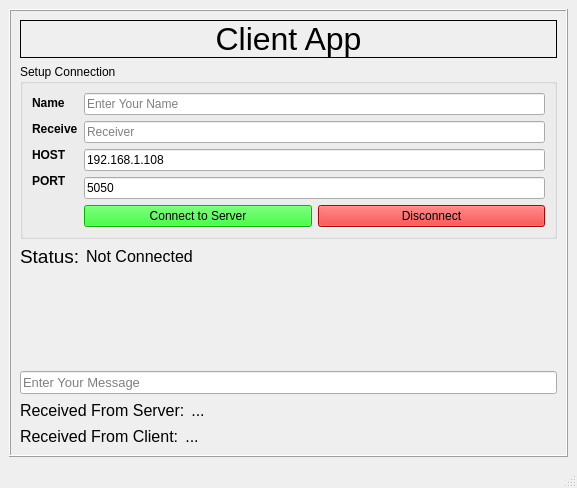
<?xml version="1.0" encoding="UTF-8"?>
<ui version="4.0">
 <class>MainWindow</class>
 <widget class="QMainWindow" name="MainWindow">
  <property name="geometry">
   <rect>
    <x>0</x>
    <y>0</y>
    <width>577</width>
    <height>488</height>
   </rect>
  </property>
  <property name="windowTitle">
   <string>Client App</string>
  </property>
  <widget class="QWidget" name="centralwidget">
   <layout class="QGridLayout" name="gridLayout_2">
    <item row="1" column="0">
     <widget class="QFrame" name="frame">
      <property name="frameShape">
       <enum>QFrame::Box</enum>
      </property>
      <property name="frameShadow">
       <enum>QFrame::Raised</enum>
      </property>
      <layout class="QGridLayout" name="gridLayout_4">
       <item row="0" column="0">
        <layout class="QGridLayout" name="gridLayout">
         <item row="0" column="0">
          <layout class="QVBoxLayout" name="verticalLayout">
           <item>
            <widget class="QLabel" name="title_label">
             <property name="font">
              <font>
               <pointsize>24</pointsize>
              </font>
             </property>
             <property name="frameShape">
              <enum>QFrame::Box</enum>
             </property>
             <property name="frameShadow">
              <enum>QFrame::Plain</enum>
             </property>
             <property name="text">
              <string>Client App</string>
             </property>
             <property name="alignment">
              <set>Qt::AlignCenter</set>
             </property>
            </widget>
           </item>
           <item>
            <layout class="QHBoxLayout" name="horizontalLayout_6">
             <item>
              <layout class="QHBoxLayout" name="horizontalLayout_7"/>
             </item>
            </layout>
           </item>
           <item>
            <widget class="QGroupBox" name="groupBox">
             <property name="title">
              <string>Setup Connection</string>
             </property>
             <layout class="QGridLayout" name="gridLayout_3">
              <item row="0" column="0">
               <layout class="QHBoxLayout" name="horizontalLayout_3">
                <item>
                 <layout class="QVBoxLayout" name="verticalLayout_3">
                  <item>
                   <layout class="QVBoxLayout" name="verticalLayout_4">
                    <item>
                     <widget class="QLabel" name="label">
                      <property name="font">
                       <font>
                        <weight>75</weight>
                        <bold>true</bold>
                       </font>
                      </property>
                      <property name="text">
                       <string>Name</string>
                      </property>
                     </widget>
                    </item>
                    <item>
                     <widget class="QLabel" name="label_6">
                      <property name="font">
                       <font>
                        <weight>75</weight>
                        <bold>true</bold>
                       </font>
                      </property>
                      <property name="text">
                       <string>Receive</string>
                      </property>
                     </widget>
                    </item>
                    <item>
                     <widget class="QLabel" name="label_3">
                      <property name="font">
                       <font>
                        <weight>75</weight>
                        <bold>true</bold>
                       </font>
                      </property>
                      <property name="text">
                       <string>HOST</string>
                      </property>
                     </widget>
                    </item>
                    <item>
                     <widget class="QLabel" name="label_4">
                      <property name="font">
                       <font>
                        <weight>75</weight>
                        <bold>true</bold>
                       </font>
                      </property>
                      <property name="text">
                       <string>PORT</string>
                      </property>
                     </widget>
                    </item>
                   </layout>
                  </item>
                  <item>
                   <spacer name="verticalSpacer_3">
                    <property name="orientation">
                     <enum>Qt::Vertical</enum>
                    </property>
                    <property name="sizeType">
                     <enum>QSizePolicy::Maximum</enum>
                    </property>
                    <property name="sizeHint" stdset="0">
                     <size>
                      <width>20</width>
                      <height>36</height>
                     </size>
                    </property>
                   </spacer>
                  </item>
                 </layout>
                </item>
                <item>
                 <layout class="QVBoxLayout" name="verticalLayout_5">
                  <item>
                   <widget class="QLineEdit" name="client_name_text">
                    <property name="placeholderText">
                     <string>Enter Your Name</string>
                    </property>
                   </widget>
                  </item>
                  <item>
                   <widget class="QLineEdit" name="receive_name_text">
                    <property name="text">
                     <string/>
                    </property>
                    <property name="placeholderText">
                     <string>Receiver</string>
                    </property>
                   </widget>
                  </item>
                  <item>
                   <widget class="QLineEdit" name="host">
                    <property name="text">
                     <string>192.168.1.108</string>
                    </property>
                    <property name="placeholderText">
                     <string>HOST ADDRESS</string>
                    </property>
                   </widget>
                  </item>
                  <item>
                   <widget class="QLineEdit" name="port">
                    <property name="text">
                     <string>5050</string>
                    </property>
                    <property name="placeholderText">
                     <string>PORT NUMBER</string>
                    </property>
                   </widget>
                  </item>
                  <item>
                   <layout class="QHBoxLayout" name="horizontalLayout_4">
                    <item>
                     <widget class="QPushButton" name="connect_btn">
                      <property name="styleSheet">
                       <string notr="true">background-color: rgb(0, 255, 0);</string>
                      </property>
                      <property name="text">
                       <string>Connect to Server</string>
                      </property>
                     </widget>
                    </item>
                    <item>
                     <widget class="QPushButton" name="disconnect_btn">
                      <property name="palette">
                       <palette>
                        <active>
                         <colorrole role="WindowText">
                          <brush brushstyle="SolidPattern">
                           <color alpha="255">
                            <red>0</red>
                            <green>0</green>
                            <blue>0</blue>
                           </color>
                          </brush>
                         </colorrole>
                         <colorrole role="Button">
                          <brush brushstyle="SolidPattern">
                           <color alpha="255">
                            <red>255</red>
                            <green>0</green>
                            <blue>0</blue>
                           </color>
                          </brush>
                         </colorrole>
                         <colorrole role="Light">
                          <brush brushstyle="SolidPattern">
                           <color alpha="255">
                            <red>255</red>
                            <green>127</green>
                            <blue>127</blue>
                           </color>
                          </brush>
                         </colorrole>
                         <colorrole role="Midlight">
                          <brush brushstyle="SolidPattern">
                           <color alpha="255">
                            <red>255</red>
                            <green>63</green>
                            <blue>63</blue>
                           </color>
                          </brush>
                         </colorrole>
                         <colorrole role="Dark">
                          <brush brushstyle="SolidPattern">
                           <color alpha="255">
                            <red>127</red>
                            <green>0</green>
                            <blue>0</blue>
                           </color>
                          </brush>
                         </colorrole>
                         <colorrole role="Mid">
                          <brush brushstyle="SolidPattern">
                           <color alpha="255">
                            <red>170</red>
                            <green>0</green>
                            <blue>0</blue>
                           </color>
                          </brush>
                         </colorrole>
                         <colorrole role="Text">
                          <brush brushstyle="SolidPattern">
                           <color alpha="255">
                            <red>0</red>
                            <green>0</green>
                            <blue>0</blue>
                           </color>
                          </brush>
                         </colorrole>
                         <colorrole role="BrightText">
                          <brush brushstyle="SolidPattern">
                           <color alpha="255">
                            <red>255</red>
                            <green>255</green>
                            <blue>255</blue>
                           </color>
                          </brush>
                         </colorrole>
                         <colorrole role="ButtonText">
                          <brush brushstyle="SolidPattern">
                           <color alpha="255">
                            <red>0</red>
                            <green>0</green>
                            <blue>0</blue>
                           </color>
                          </brush>
                         </colorrole>
                         <colorrole role="Base">
                          <brush brushstyle="SolidPattern">
                           <color alpha="255">
                            <red>255</red>
                            <green>0</green>
                            <blue>0</blue>
                           </color>
                          </brush>
                         </colorrole>
                         <colorrole role="Window">
                          <brush brushstyle="SolidPattern">
                           <color alpha="255">
                            <red>255</red>
                            <green>0</green>
                            <blue>0</blue>
                           </color>
                          </brush>
                         </colorrole>
                         <colorrole role="Shadow">
                          <brush brushstyle="SolidPattern">
                           <color alpha="255">
                            <red>0</red>
                            <green>0</green>
                            <blue>0</blue>
                           </color>
                          </brush>
                         </colorrole>
                         <colorrole role="AlternateBase">
                          <brush brushstyle="SolidPattern">
                           <color alpha="255">
                            <red>255</red>
                            <green>127</green>
                            <blue>127</blue>
                           </color>
                          </brush>
                         </colorrole>
                         <colorrole role="ToolTipBase">
                          <brush brushstyle="SolidPattern">
                           <color alpha="255">
                            <red>255</red>
                            <green>255</green>
                            <blue>220</blue>
                           </color>
                          </brush>
                         </colorrole>
                         <colorrole role="ToolTipText">
                          <brush brushstyle="SolidPattern">
                           <color alpha="255">
                            <red>0</red>
                            <green>0</green>
                            <blue>0</blue>
                           </color>
                          </brush>
                         </colorrole>
                        </active>
                        <inactive>
                         <colorrole role="WindowText">
                          <brush brushstyle="SolidPattern">
                           <color alpha="255">
                            <red>0</red>
                            <green>0</green>
                            <blue>0</blue>
                           </color>
                          </brush>
                         </colorrole>
                         <colorrole role="Button">
                          <brush brushstyle="SolidPattern">
                           <color alpha="255">
                            <red>255</red>
                            <green>0</green>
                            <blue>0</blue>
                           </color>
                          </brush>
                         </colorrole>
                         <colorrole role="Light">
                          <brush brushstyle="SolidPattern">
                           <color alpha="255">
                            <red>255</red>
                            <green>127</green>
                            <blue>127</blue>
                           </color>
                          </brush>
                         </colorrole>
                         <colorrole role="Midlight">
                          <brush brushstyle="SolidPattern">
                           <color alpha="255">
                            <red>255</red>
                            <green>63</green>
                            <blue>63</blue>
                           </color>
                          </brush>
                         </colorrole>
                         <colorrole role="Dark">
                          <brush brushstyle="SolidPattern">
                           <color alpha="255">
                            <red>127</red>
                            <green>0</green>
                            <blue>0</blue>
                           </color>
                          </brush>
                         </colorrole>
                         <colorrole role="Mid">
                          <brush brushstyle="SolidPattern">
                           <color alpha="255">
                            <red>170</red>
                            <green>0</green>
                            <blue>0</blue>
                           </color>
                          </brush>
                         </colorrole>
                         <colorrole role="Text">
                          <brush brushstyle="SolidPattern">
                           <color alpha="255">
                            <red>0</red>
                            <green>0</green>
                            <blue>0</blue>
                           </color>
                          </brush>
                         </colorrole>
                         <colorrole role="BrightText">
                          <brush brushstyle="SolidPattern">
                           <color alpha="255">
                            <red>255</red>
                            <green>255</green>
                            <blue>255</blue>
                           </color>
                          </brush>
                         </colorrole>
                         <colorrole role="ButtonText">
                          <brush brushstyle="SolidPattern">
                           <color alpha="255">
                            <red>0</red>
                            <green>0</green>
                            <blue>0</blue>
                           </color>
                          </brush>
                         </colorrole>
                         <colorrole role="Base">
                          <brush brushstyle="SolidPattern">
                           <color alpha="255">
                            <red>255</red>
                            <green>0</green>
                            <blue>0</blue>
                           </color>
                          </brush>
                         </colorrole>
                         <colorrole role="Window">
                          <brush brushstyle="SolidPattern">
                           <color alpha="255">
                            <red>255</red>
                            <green>0</green>
                            <blue>0</blue>
                           </color>
                          </brush>
                         </colorrole>
                         <colorrole role="Shadow">
                          <brush brushstyle="SolidPattern">
                           <color alpha="255">
                            <red>0</red>
                            <green>0</green>
                            <blue>0</blue>
                           </color>
                          </brush>
                         </colorrole>
                         <colorrole role="AlternateBase">
                          <brush brushstyle="SolidPattern">
                           <color alpha="255">
                            <red>255</red>
                            <green>127</green>
                            <blue>127</blue>
                           </color>
                          </brush>
                         </colorrole>
                         <colorrole role="ToolTipBase">
                          <brush brushstyle="SolidPattern">
                           <color alpha="255">
                            <red>255</red>
                            <green>255</green>
                            <blue>220</blue>
                           </color>
                          </brush>
                         </colorrole>
                         <colorrole role="ToolTipText">
                          <brush brushstyle="SolidPattern">
                           <color alpha="255">
                            <red>0</red>
                            <green>0</green>
                            <blue>0</blue>
                           </color>
                          </brush>
                         </colorrole>
                        </inactive>
                        <disabled>
                         <colorrole role="WindowText">
                          <brush brushstyle="SolidPattern">
                           <color alpha="255">
                            <red>127</red>
                            <green>0</green>
                            <blue>0</blue>
                           </color>
                          </brush>
                         </colorrole>
                         <colorrole role="Button">
                          <brush brushstyle="SolidPattern">
                           <color alpha="255">
                            <red>255</red>
                            <green>0</green>
                            <blue>0</blue>
                           </color>
                          </brush>
                         </colorrole>
                         <colorrole role="Light">
                          <brush brushstyle="SolidPattern">
                           <color alpha="255">
                            <red>255</red>
                            <green>127</green>
                            <blue>127</blue>
                           </color>
                          </brush>
                         </colorrole>
                         <colorrole role="Midlight">
                          <brush brushstyle="SolidPattern">
                           <color alpha="255">
                            <red>255</red>
                            <green>63</green>
                            <blue>63</blue>
                           </color>
                          </brush>
                         </colorrole>
                         <colorrole role="Dark">
                          <brush brushstyle="SolidPattern">
                           <color alpha="255">
                            <red>127</red>
                            <green>0</green>
                            <blue>0</blue>
                           </color>
                          </brush>
                         </colorrole>
                         <colorrole role="Mid">
                          <brush brushstyle="SolidPattern">
                           <color alpha="255">
                            <red>170</red>
                            <green>0</green>
                            <blue>0</blue>
                           </color>
                          </brush>
                         </colorrole>
                         <colorrole role="Text">
                          <brush brushstyle="SolidPattern">
                           <color alpha="255">
                            <red>127</red>
                            <green>0</green>
                            <blue>0</blue>
                           </color>
                          </brush>
                         </colorrole>
                         <colorrole role="BrightText">
                          <brush brushstyle="SolidPattern">
                           <color alpha="255">
                            <red>255</red>
                            <green>255</green>
                            <blue>255</blue>
                           </color>
                          </brush>
                         </colorrole>
                         <colorrole role="ButtonText">
                          <brush brushstyle="SolidPattern">
                           <color alpha="255">
                            <red>127</red>
                            <green>0</green>
                            <blue>0</blue>
                           </color>
                          </brush>
                         </colorrole>
                         <colorrole role="Base">
                          <brush brushstyle="SolidPattern">
                           <color alpha="255">
                            <red>255</red>
                            <green>0</green>
                            <blue>0</blue>
                           </color>
                          </brush>
                         </colorrole>
                         <colorrole role="Window">
                          <brush brushstyle="SolidPattern">
                           <color alpha="255">
                            <red>255</red>
                            <green>0</green>
                            <blue>0</blue>
                           </color>
                          </brush>
                         </colorrole>
                         <colorrole role="Shadow">
                          <brush brushstyle="SolidPattern">
                           <color alpha="255">
                            <red>0</red>
                            <green>0</green>
                            <blue>0</blue>
                           </color>
                          </brush>
                         </colorrole>
                         <colorrole role="AlternateBase">
                          <brush brushstyle="SolidPattern">
                           <color alpha="255">
                            <red>255</red>
                            <green>0</green>
                            <blue>0</blue>
                           </color>
                          </brush>
                         </colorrole>
                         <colorrole role="ToolTipBase">
                          <brush brushstyle="SolidPattern">
                           <color alpha="255">
                            <red>255</red>
                            <green>255</green>
                            <blue>220</blue>
                           </color>
                          </brush>
                         </colorrole>
                         <colorrole role="ToolTipText">
                          <brush brushstyle="SolidPattern">
                           <color alpha="255">
                            <red>0</red>
                            <green>0</green>
                            <blue>0</blue>
                           </color>
                          </brush>
                         </colorrole>
                        </disabled>
                       </palette>
                      </property>
                      <property name="styleSheet">
                       <string notr="true">background-color: rgb(255, 0, 0);</string>
                      </property>
                      <property name="text">
                       <string>Disconnect</string>
                      </property>
                     </widget>
                    </item>
                   </layout>
                  </item>
                 </layout>
                </item>
               </layout>
              </item>
             </layout>
            </widget>
           </item>
           <item>
            <layout class="QHBoxLayout" name="horizontalLayout_2">
             <item>
              <widget class="QLabel" name="label_1">
               <property name="font">
                <font>
                 <pointsize>14</pointsize>
                </font>
               </property>
               <property name="text">
                <string>Status:</string>
               </property>
               <property name="alignment">
                <set>Qt::AlignLeading|Qt::AlignLeft|Qt::AlignVCenter</set>
               </property>
              </widget>
             </item>
             <item>
              <layout class="QHBoxLayout" name="horizontalLayout">
               <item>
                <widget class="QLabel" name="status_label">
                 <property name="font">
                  <font>
                   <pointsize>12</pointsize>
                  </font>
                 </property>
                 <property name="text">
                  <string>Not Connected</string>
                 </property>
                 <property name="alignment">
                  <set>Qt::AlignCenter</set>
                 </property>
                </widget>
               </item>
               <item>
                <spacer name="horizontalSpacer_2">
                 <property name="orientation">
                  <enum>Qt::Horizontal</enum>
                 </property>
                 <property name="sizeType">
                  <enum>QSizePolicy::Expanding</enum>
                 </property>
                 <property name="sizeHint" stdset="0">
                  <size>
                   <width>40</width>
                   <height>20</height>
                  </size>
                 </property>
                </spacer>
               </item>
              </layout>
             </item>
            </layout>
           </item>
          </layout>
         </item>
         <item row="3" column="0">
          <layout class="QHBoxLayout" name="horizontalLayout_11">
           <item>
            <widget class="QLabel" name="label_5">
             <property name="font">
              <font>
               <pointsize>12</pointsize>
              </font>
             </property>
             <property name="text">
              <string>Received From Server:</string>
             </property>
             <property name="alignment">
              <set>Qt::AlignLeading|Qt::AlignLeft|Qt::AlignVCenter</set>
             </property>
            </widget>
           </item>
           <item>
            <layout class="QHBoxLayout" name="horizontalLayout_12">
             <item>
              <widget class="QLabel" name="server_message_text">
               <property name="font">
                <font>
                 <pointsize>12</pointsize>
                </font>
               </property>
               <property name="text">
                <string>...</string>
               </property>
               <property name="alignment">
                <set>Qt::AlignCenter</set>
               </property>
              </widget>
             </item>
             <item>
              <spacer name="horizontalSpacer_4">
               <property name="orientation">
                <enum>Qt::Horizontal</enum>
               </property>
               <property name="sizeType">
                <enum>QSizePolicy::Expanding</enum>
               </property>
               <property name="sizeHint" stdset="0">
                <size>
                 <width>40</width>
                 <height>20</height>
                </size>
               </property>
              </spacer>
             </item>
            </layout>
           </item>
          </layout>
         </item>
         <item row="2" column="0">
          <layout class="QVBoxLayout" name="verticalLayout_2">
           <item>
            <widget class="QLineEdit" name="client_message_text">
             <property name="font">
              <font>
               <pointsize>10</pointsize>
              </font>
             </property>
             <property name="focusPolicy">
              <enum>Qt::ClickFocus</enum>
             </property>
             <property name="inputMask">
              <string/>
             </property>
             <property name="text">
              <string/>
             </property>
             <property name="placeholderText">
              <string>Enter Your Message</string>
             </property>
            </widget>
           </item>
          </layout>
         </item>
         <item row="1" column="0">
          <spacer name="verticalSpacer">
           <property name="orientation">
            <enum>Qt::Vertical</enum>
           </property>
           <property name="sizeHint" stdset="0">
            <size>
             <width>20</width>
             <height>40</height>
            </size>
           </property>
          </spacer>
         </item>
        </layout>
       </item>
       <item row="1" column="0">
        <layout class="QHBoxLayout" name="horizontalLayout_13">
         <item>
          <widget class="QLabel" name="label_7">
           <property name="font">
            <font>
             <pointsize>12</pointsize>
            </font>
           </property>
           <property name="text">
            <string>Received From Client:</string>
           </property>
           <property name="alignment">
            <set>Qt::AlignLeading|Qt::AlignLeft|Qt::AlignVCenter</set>
           </property>
          </widget>
         </item>
         <item>
          <layout class="QHBoxLayout" name="horizontalLayout_14">
           <item>
            <widget class="QLabel" name="received_message_text">
             <property name="font">
              <font>
               <pointsize>12</pointsize>
              </font>
             </property>
             <property name="text">
              <string>...</string>
             </property>
             <property name="alignment">
              <set>Qt::AlignCenter</set>
             </property>
            </widget>
           </item>
           <item>
            <spacer name="horizontalSpacer_5">
             <property name="orientation">
              <enum>Qt::Horizontal</enum>
             </property>
             <property name="sizeType">
              <enum>QSizePolicy::Expanding</enum>
             </property>
             <property name="sizeHint" stdset="0">
              <size>
               <width>40</width>
               <height>20</height>
              </size>
             </property>
            </spacer>
           </item>
          </layout>
         </item>
        </layout>
       </item>
      </layout>
     </widget>
    </item>
   </layout>
  </widget>
  <widget class="QMenuBar" name="menubar">
   <property name="geometry">
    <rect>
     <x>0</x>
     <y>0</y>
     <width>577</width>
     <height>26</height>
    </rect>
   </property>
  </widget>
  <widget class="QStatusBar" name="statusbar"/>
 </widget>
 <resources/>
 <connections/>
</ui>
